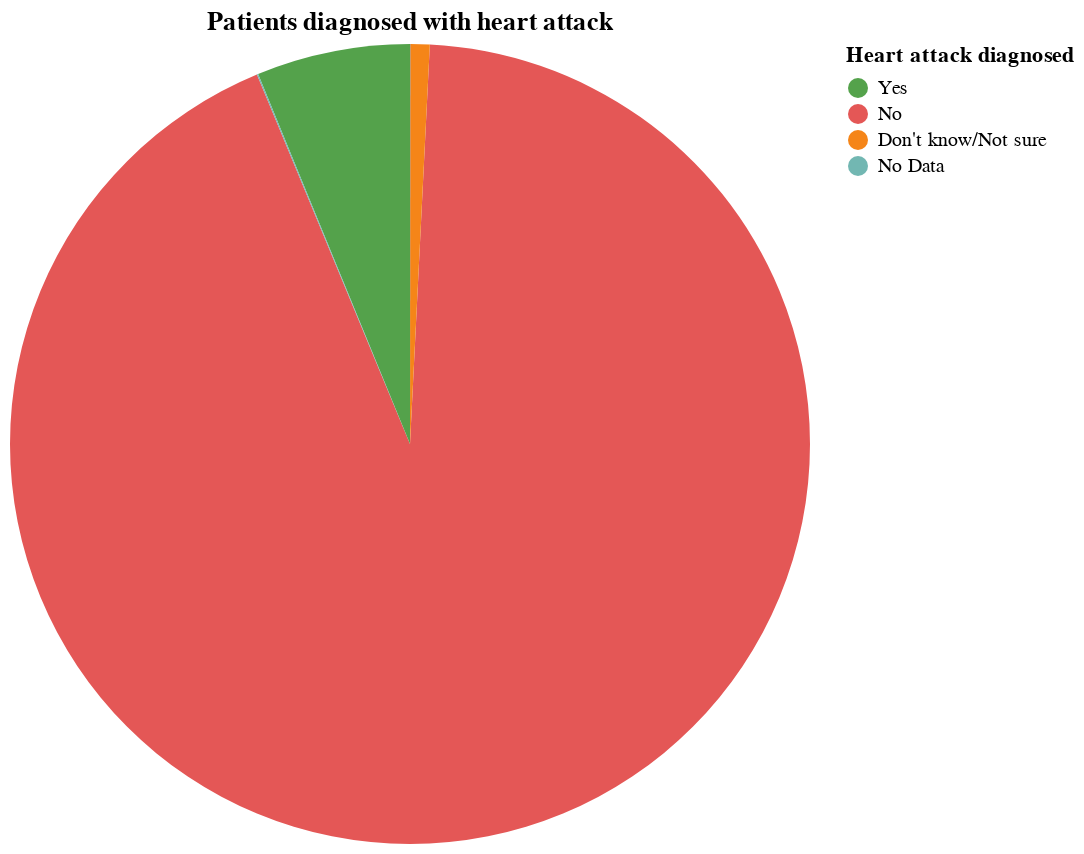

This figure's notebook cell:
### Markdown cell above
#### Patients diagnosed with heart attack distribution

Upon examining the target attribute in the first diagramm, it becomes evident that a significant majority of survey respondents have not experienced a heart attack in their lifetime. The instances where individuals were unaware or where data entries are missing for this attribute are relatively limited.

### Code cell
idaData = data.copy()
idaData["CVDINFR4"] = data["CVDINFR4"].replace({1: "Yes", 2: "No", 7: "Don't know/Not sure", 9: "No Data"})

chart = alt.Chart(idaData).mark_arc().encode(
    theta='count()',
    color=alt.Color('CVDINFR4', legend=alt.Legend(title='Heart attack diagnosed', values=['Yes', 'No', "Don't know/Not sure", 'No Data']))
).properties(
    width=400,
    height=400,
    title='Patients diagnosed with heart attack'
)

chart

### Figure 1 — Vega specification as saved in the notebook (floating-point values rounded to 4 significant figures)
{"$schema": "https://vega.github.io/schema/vega/v5.json", "data": [{"name": "source_0", "values": [{"CVDINFR4": "No", "__count": 9296, "__count_end": 9375.0, "__count_start": 79.0}, {"CVDINFR4": "Yes", "__count": 620, "__count_end": 10000.0, "__count_start": 9380.0}, {"CVDINFR4": "Don't know/Not sure", "__count": 78, "__count_end": 79.0, "__count_start": 1.0}, {"CVDINFR4": "No Data", "__count": 5, "__count_end": 9380.0, "__count_start": 9375.0}, {"CVDINFR4": null, "__count": 1, "__count_end": 1.0, "__count_start": 0.0}]}, {"name": "source_0_color_domain_CVDINFR4", "values": [{"CVDINFR4": "No"}, {"CVDINFR4": "Yes"}, {"CVDINFR4": "Don't know/Not sure"}, {"CVDINFR4": "No Data"}, {"CVDINFR4": null}]}], "marks": [{"type": "arc", "name": "marks", "from": {"data": "source_0"}, "encode": {"update": {"innerRadius": {"value": 0}, "description": {"signal": "\"Count of Records: \" + (format(datum[\"__count\"], \"\")) + \"; CVDINFR4: \" + (isValid(datum[\"CVDINFR4\"]) ? datum[\"CVDINFR4\"] : \"\"+datum[\"CVDINFR4\"])"}, "x": {"signal": "width", "mult": 0.5}, "y": {"signal": "height", "mult": 0.5}, "fill": {"field": "CVDINFR4", "scale": "color"}, "startAngle": {"field": "__count_end", "scale": "theta"}, "endAngle": {"field": "__count_start", "scale": "theta"}, "outerRadius": {"signal": "min(width,height)/2"}}}, "style": ["arc"]}], "scales": [{"name": "theta", "type": "linear", "domain": {"data": "source_0", "fields": ["__count_start", "__count_end"]}, "range": [0, 6.283], "zero": true}, {"name": "color", "type": "ordinal", "domain": {"data": "source_0_color_domain_CVDINFR4", "field": "CVDINFR4", "sort": true}, "range": "category"}], "title": {"text": "Patients diagnosed with heart attack", "frame": "group"}, "width": 400, "style": "view", "height": 400, "background": "white", "legends": [{"title": "Heart attack diagnosed", "values": ["Yes", "No", "Don't know/Not sure", "No Data"], "fill": "color", "symbolType": "circle"}], "padding": 5}
